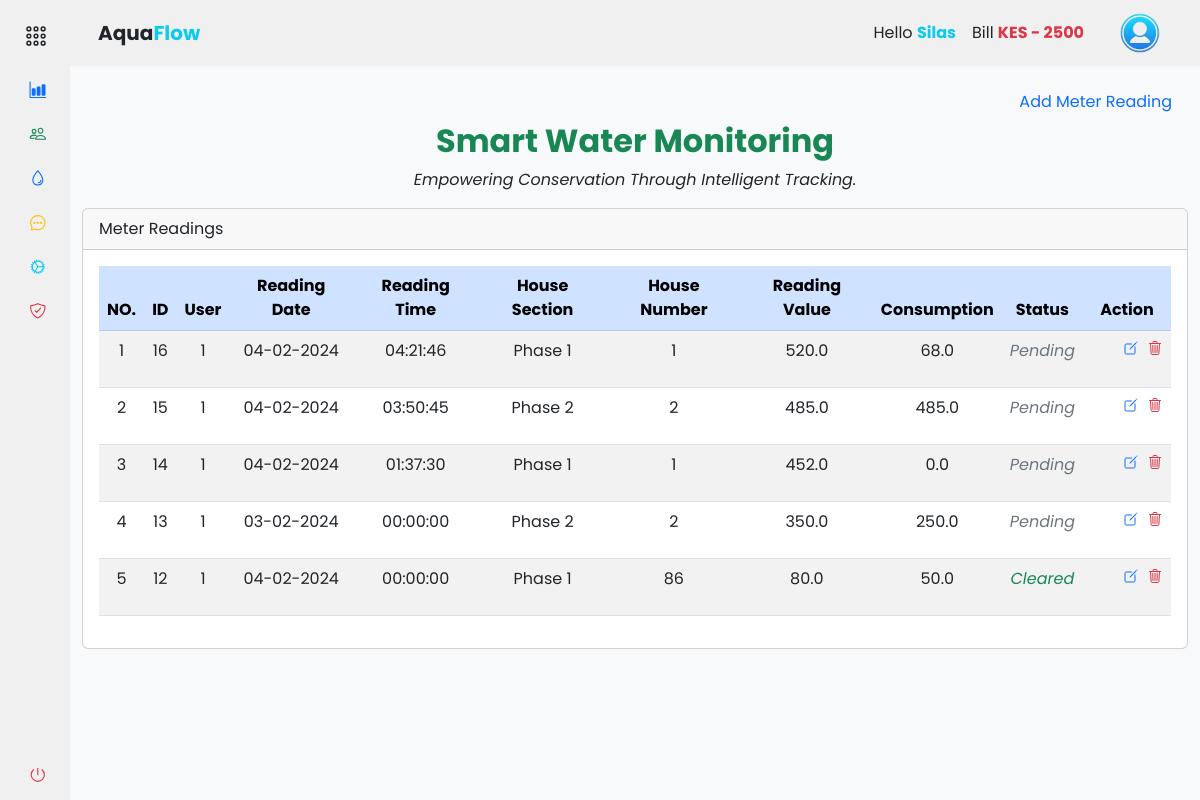
Page /accounts/records/meter_readings (signed in) on the earlier database version.
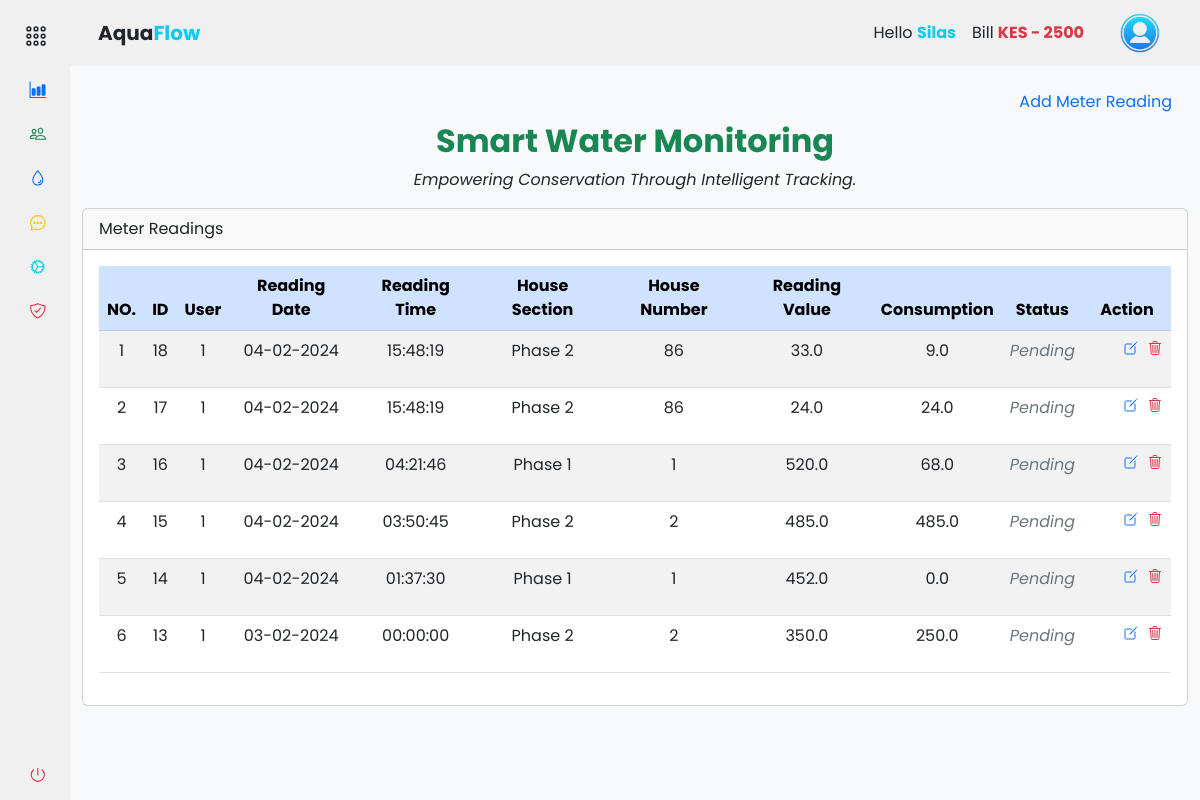
Same page on the later database version.
### app/backend/models/user.py (models this page shows, shortened)
class User(db.Model, UserMixin):
    id = db.Column(db.Integer, primary_key=True)
    mobile_number = db.Column(db.String(20), unique=True, nullable=False)
    password_hash = db.Column(db.String(128), nullable=False)
    first_name = db.Column(db.String(50))
    last_name = db.Column(db.String(50))
    email = db.Column(db.String(120))
    house_section = db.Column(db.String(50))
    house_number = db.Column(db.String(20))
    profile_image = db.Column(db.String(255))
    is_active = db.Column(db.Boolean, default=True)
    is_admin = db.Column(db.Boolean, default=False)
    meter_readings = db.relationship('MeterReading', backref='user', lazy=True)
    payments = db.relationship('Payment', backref='user', lazy=True)

class MeterReading(db.Model):
    id = db.Column(db.Integer, primary_key=True)
    timestamp = db.Column(db.DateTime, default=datetime.now(timezone.utc) + timedelta(hours=3), nullable=False)
    house_section = db.Column(db.String(50))
    house_number = db.Column(db.String(20))
    reading_value = db.Column(db.Float)
    reading_status = db.Column(db.Boolean, default=False)
    user_id = db.Column(db.Integer, db.ForeignKey('user.id'), nullable=False)
    consumed = db.Column(db.Float)
    unit_price = db.Column(db.Float)
    total_price = db.Column(db.Float)

### app/backend/accounts/records/routes.py (the view, shortened to what this page needs)
@records_bp.route('/meter_readings', methods=['GET', 'POST'])
@login_required
def meter_readings():
    add_meter_reading_form = AddMeterReadingForm()
    edit_meter_reading_form = EditMeterReadingForm()
    house_sections = db.session.query(User.house_section.distinct()).all()
    meter_readings = MeterReading.query.filter_by(user_id=current_user.id).all()
    return render_template('accounts/meter_readings.html', house_sections=house_sections, meter_readings=meter_readings, hide_footer=True, form=add_meter_reading_form, edit_form=edit_meter_reading_form)

### app/backend/accounts/accounts_context.py (called while the page is built)
def accounts_context():
    people = 'silas'
    bill = int('2500')
    return {'people': people, 'bill': bill}

def inject_now():
    return {'now': datetime.utcnow() + timedelta(hours=3)}

### app/assets/templates/accounts/meter_readings.html (shortened to what this page needs)
{% extends 'base.html' %} {% block content %}
<div class="container-fluid mt-3">
  <ul class="nav nav-pills justify-content-end border-0">
    <li type="button" class="nav-item">
      <a
        class="nav-link"
        data-bs-toggle="modal"
        data-bs-target="#addMeterReadingModal"
        >Add Meter Reading</a
      >
    </li>
  </ul>
  <div class="text-center">
    <h2 class="fw-bold text-success">Smart Water Monitoring</h2>
    <p class="mt-2 fst-italic">
      Empowering Conservation Through Intelligent Tracking.
    </p>
  </div>
  <div class="col-md-12">
    <div class="card mt-3">
      <div class="card-header">Meter Readings</div>
      <div class="card-body">
        <div class="table-responsive">
          <table class="table table-striped data-table text-center">
            <thead class="table-primary">
              <tr>
                <th scope="col">NO.</th>
                <th scope="col">ID</th>
                <th scope="col">User</th>
                <th scope="col">Reading Date</th>
                <th scope="col">Reading Time</th>
                <th scope="col">House Section</th>
                <th scope="col">House Number</th>
                <th scope="col">Reading Value</th>
                <th scope="col">Consumption</th>
                <th scope="col">Status</th>
                <th scope="col">Action</th>
              </tr>
            </thead>
            <tbody>
              {% for reading in meter_readings | reverse %}
              <tr>
                <td>{{ loop.index }}</td>
                <td>{{ reading.id }}</td>
                <td>{{ reading.user_id }}</td>
                <td>{{ reading.timestamp.strftime('%d-%m-%Y') }}</td>
                <td>
                  {{ reading.timestamp.strftime('%H:%M:%S') if reading.timestamp
                  else '' }}
                </td>
                <td>{{ reading.house_section.title() }}</td>
                <td>{{ reading.house_number }}</td>
                <td>{{ reading.reading_value }}</td>
                <td>{{ reading.consumed }}</td>
                <td
                  class="fst-italic {% if reading.reading_status %}text-success{% else %}text-secondary{% endif %}"
                >
                  {{ 'Cleared' if reading.reading_status else 'Pending' }}
                </td>
                <td>
                  <ul class="d-flex">
                    <li
                      action="{{ url_for('accounts.records.edit_meter_reading', meter_reading_id=reading.id) }}"
                      class="me-2"
                      data-bs-toggle="modal"
                      data-bs-target="#editConfirmationModal{{ reading.id }}"
                    >
                      <ion-icon
                        name="create-outline"
                        class="text-primary"
                      ></ion-icon>
                    </li>
                    <li
                      action="#deleteConfirmationModal_{{ reading.id }}"
                      class=""
                      data-bs-toggle="modal"
                      data-bs-target="#deleteConfirmationModal_{{ reading.id }}"
                    >
                      <ion-icon
                        name="trash-outline"
                        class="text-danger"
                      ></ion-icon>
                    </li>
                  </ul>
                </td>
              </tr>
              {% endfor %}
            </tbody>
          </table>
        </div>
      </div>
    </div>
  </div>
</div>
{% endblock %}

### app/assets/templates/base.html (shortened to what this page needs)
<!DOCTYPE html>
<html lang="en">
  <head>
    <link
      rel="stylesheet"
      href="{{ url_for('static', filename='css/vendor/bootstrap.min.css') }}"
    />
    <link
      rel="stylesheet"
      href="{{ url_for('static', filename='css/styles.css') }}"
    />
  </head>
  <body>
    <div class="wrapper">
      {% include '/components/sidebar.html' %}
      <section class="main">
        {% include '/components/navbar.html' %}
        <main>
          {% block content %}{% endblock %}
        </main>
      </section>
    </div>
  </body>
</html>

### app/assets/templates/components/sidebar.html (shortened to what this page needs)
{% if not hide_sidebar %}
<aside id="sidebar">
  <div class="d-flex mt-2">
    <button class="toggle-btn" type="button">
      <ion-icon name="apps-outline" class="text-dark"></ion-icon>
    </button>
  </div>
  <ul class="sidebar-nav">
    <li class="sidebar-item">
      <a
        href="{{ url_for('accounts.dashboard.dashboard') }}"
        class="sidebar-link"
      >
        <ion-icon name="bar-chart" class="text-primary me-2"></ion-icon>
      </a>
    </li>
    <li class="sidebar-item">
      <a
        href="#people"
        class="sidebar-link collapsed has-dropdown"
        data-bs-toggle="collapse"
        data-bs-target="#people"
        aria-expanded="false"
        aria-controls="people"
      >
        <ion-icon name="people-outline" class="text-success"></ion-icon>
      </a>
    </li>
    <li class="sidebar-item">
      <a
        href="#records_water_supply"
        class="sidebar-link collapsed has-dropdown"
        data-bs-toggle="collapse"
        data-bs-target="#records_water"
        aria-expanded="false"
        aria-controls="records_water"
      >
        <ion-icon name="water-outline" class="text-primary"></ion-icon>
      </a>
    </li>
    <li class="sidebar-item">
      <a
        href="{{ url_for('accounts.messages.messages') }}"
        class="sidebar-link"
      >
        <ion-icon
          name="chatbubble-ellipses-outline"
          class="text-warning"
        ></ion-icon>
      </a>
    </li>
    <li class="sidebar-item">
      <a
        href="{{ url_for('accounts.settings.settings') }}"
        class="sidebar-link"
      >
        <ion-icon name="cog-outline" class="text-info"></ion-icon>
      </a>
    </li>
    <li class="sidebar-item">
      <a
        href="{{ url_for('accounts.security.security_options') }}"
        class="sidebar-link"
      >
        <ion-icon
          name="shield-checkmark-outline"
          class="text-danger"
        ></ion-icon>
      </a>
    </li>
  </ul>
  <div class="sidebar-footer">
    <a
      class="sidebar-link"
      href="{{ url_for('auth.logout') }}"
      onclick="localStorage.clear();"
    >
      <ion-icon name="power-outline" class="text-danger"></ion-icon>
    </a>
  </div>
</aside>
{% endif %}

### app/assets/templates/components/navbar.html (shortened to what this page needs)
{% if not hide_navbar %}
<header
  id="navbar"
  class="navbar navbar-expand-lg sticky-sm-top {% if not current_user.is_authenticated %}bg-dark{% endif %}"
>
  <div class="container-fluid">
    <a
      class="navbar-brand text-center d-flex align-items-center fw-bold ms-3 {% if not current_user.is_authenticated %}text-light{% else %}text-dark{% endif %}"
      href="#"
    >
      Aqua<span class="text-info">Flow</span>
    </a>
    <div class="collapse navbar-collapse" id="navbarToggler">
      <div class="d-flex align-items-center ms-auto">
         {% if current_user.is_authenticated %}
        <ul class="navbar-nav me-3">
          <li class="nav-item">
            <a class="nav-link text-dark">
              Hello
              <span class="text-info fw-bold"
                >{{ current_user.first_name.title() }}</span
              >
            </a>
          </li>
          <li class="nav-item">
            <a class="nav-link text-dark">
              Bill
              <span
                class="fw-bold {% if bill > 0 %}text-danger{% else %}text-success{% endif %}"
                >KES {% if bill > 0 %}-{% endif %} {{ bill }}</span
              >
            </a>
          </li>
        </ul>
        <div class="btn-group">
          <button
            type="button"
            class="btn navbar-brand rounded-circle border-0"
            data-bs-toggle="dropdown"
            aria-expanded="false"
          >
            <img
              src="{{ url_for('static', filename='images/user.png') }}"
              alt="logo image"
              height="40px"
              width="40px"
            />
          </button>
        </div>
        {% endif %}
      </div>
    </div>
  </div>
</header>
{% endif %}

### app/assets/static/css/styles.css (style rules this page uses)
a { text-decoration: none; }
li { list-style: none; }
button { border: none !important; outline: none; }
body { font-family: "Poppins", sans-serif; }
.wrapper { display: flex; overflow: hidden; height: 100vh; }
#sidebar { width: 70px; min-width: 70px; z-index: 1000; transition: all 0.25s ease-in-out; display: flex; flex-direction: column; }
.toggle-btn { background-color: transparent; cursor: pointer; border: 0; padding: 1rem 1.5rem; }
.toggle-btn ion-icon { color: #000; font-size: 1.5rem; }
.sidebar-nav { padding: 0rem; flex: 1 1 auto; }
a.sidebar-link { padding: 0.625rem 1.625rem; color: #000; display: block; font-size: 0.9rem; border-radius: 5px; white-space: nowrap; border-left: 3px solid transparent; transition: background-color 0.3s ease, margin-inline-start 0.3s ease, border-left 0.3s ease; }
.sidebar-link ion-icon { font-size: 1.1rem; margin-right: 0.75rem; }
.sidebar-item { position: relative; }
.main { min-height: 100vh; width: 100%; overflow-y: scroll; transition: all 0.35s ease-in-out; background-color: rgb(248, 249, 250); }
.navbar, #sidebar { background-color: #f0f0f0; z-index: 1000; }

Differences in the rows shown:
removed MeterReading: id "12", user_id "1", timestamp "04-02-2024", timestamp "00:00:00", house_section "Phase 1", house_number "86", reading_value "80.0", consumed "50.0", reading_status "Cleared"
added MeterReading: id "18", user_id "1", timestamp "04-02-2024", timestamp "15:48:19", house_section "Phase 2", house_number "86", reading_value "33.0", consumed "9.0", reading_status "Pending"
added MeterReading: id "17", user_id "1", timestamp "04-02-2024", timestamp "15:48:19", house_section "Phase 2", house_number "86", reading_value "24.0", consumed "24.0", reading_status "Pending"
